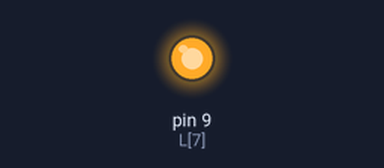
Bench run of a sketch on a simulated Arduino Uno, built with avr-gcc and run on an emulated ATmega328P. On the bench: output pins drawn as LEDs (lit = HIGH). Random numbers use the default seed unless the sketch sets one.

Above: at 0.01 s.
Timing chart, 0 to 1.6 s (numbered marks = the images above):
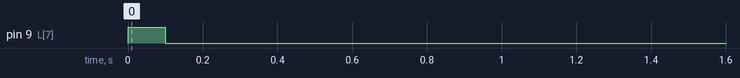

The sketch:

Coeur.cpp.ino
```cpp
#include "Coeur.h"
#include "param.h"
#include <Arduino.h>

#define freq 490 //Défini la fréquence sur 490
#define dutyCycle 50 // 100/dutycycle 10 pour 10%, 20 pour 5%
const int L[10]={2,3,4,5,6,7,8,9,10};//Tableau des pins pour la suite

 int i;

void coeur_led()//Allume mode LED battement de coeur
{
  do{
  for (i=0;i<10;i++)// Incrémentation pour chaque pins
  {
  pinMode(L[i],OUTPUT);//Mettre les pins comme des sorties
  digitalWrite(L[i],HIGH); //Allumer les LEDS
  }
  delay(100);//delai 100ms
  for (i=0;i<11;i++)
  {
     digitalWrite(L[i],LOW);//La LED s'éteint
  }
  delay(100);

  } while(1);
}

void chenille()//Allume le mode chenille
{
  int period = 1000/freq;
  int timing = period / dutyCycle;

  do
  {
    for(i=2; i<11; i++)

  {
    pinMode(i, OUTPUT);
    digitalWrite(i, HIGH);// signal d'allumage donc signal 1
    delay(100);//delai de 100ms
    digitalWrite(i, LOW);

    delay(100);

  }


  } while(1);

}

void un_surdeux()
{
  do{ //boucle infini
  for (i=2;i<10;i+=2) // boucle pour chaque pin
  {
  pinMode(L[i],OUTPUT);
  digitalWrite(L[i],HIGH);
  }
  delay(500);//delai de 500 millisecondes
  for (i=2;i<11;i+=2)
  {
     digitalWrite(L[i],LOW);
  }
  delay(500);
  for (i=3;i<10;i+=2)
  {
  pinMode(L[i],OUTPUT);
  digitalWrite(L[i],HIGH);
  }
  delay(500);
  for (i=3;i<11;i+=2)
  {
     digitalWrite(L[i],LOW);
  }
  delay(500);

  } while(i);
}
void un_surtrois()
{
  do{
  for (i=2;i<10;i+=3)
  {
  pinMode(L[i],OUTPUT);
  digitalWrite(L[i],HIGH);
  }
  delay(500);
  for (i=2;i<11;i+=3)
  {
     digitalWrite(L[i],LOW);
  }
  delay(500);
  for (i=3;i<10;i+=3)
  {
  pinMode(L[i],OUTPUT);
  digitalWrite(L[i],HIGH);
  }
  delay(500);
  for (i=3;i<11;i+=3)
  {
     digitalWrite(L[i],LOW);
  }
  delay(500);


  } while(i);
}


void aleatoire_led()
{
  i=random(2,10);
  pinMode(i,OUTPUT);
  digitalWrite(i,HIGH);
  delay(100);
  digitalWrite(i,LOW);
  delay(100);
}
```

Coeur.h
```cpp
void coeur_led(); //Les fonctions des différentes LED
void chenille();
void un_surdeux();
void un_surtrois();
void aleatoire_led();
```

main.cpp.ino
```cpp
#include "Arduino.h"
#include "FreqMeasure.h"
void setup() {
 Serial.begin(9600); //début de la communication série.
 FreqMeasure.begin();
 switch(choix)
 {
  case 1:
  coeur_led();
  break;
  case 2:
  chenille();
  break;
  case 3:
  un_surdeux();
  break;
  case 4:
  un_surtrois();
  break;
  case 5:
  aleatoire_led();
  break;


 }


}


void loop()
{

}
```

param.h
```cpp
#define choix 5
```
